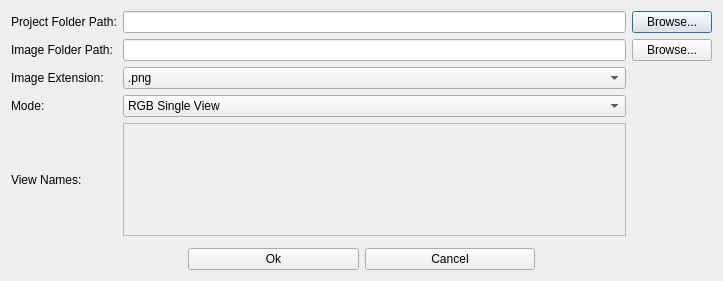
<?xml version="1.0" encoding="UTF-8"?>
<ui version="4.0">
 <class>Dialog</class>
 <widget class="QDialog" name="Dialog">
  <property name="geometry">
   <rect>
    <x>0</x>
    <y>0</y>
    <width>723</width>
    <height>281</height>
   </rect>
  </property>
  <property name="windowTitle">
   <string>Dialog</string>
  </property>
  <layout class="QVBoxLayout" name="verticalLayout" stretch="1,0,0">
   <item>
    <layout class="QGridLayout" name="gridLayout" columnminimumwidth="0,0,0,1">
     <item row="1" column="2">
      <widget class="QLineEdit" name="lineEdit_2"/>
     </item>
     <item row="2" column="0">
      <widget class="QLabel" name="label_3">
       <property name="text">
        <string>Image Extension:</string>
       </property>
      </widget>
     </item>
     <item row="0" column="2">
      <widget class="QLineEdit" name="lineEdit"/>
     </item>
     <item row="3" column="0">
      <widget class="QLabel" name="label_4">
       <property name="text">
        <string>Mode:</string>
       </property>
      </widget>
     </item>
     <item row="0" column="0">
      <widget class="QLabel" name="label">
       <property name="text">
        <string>Project Folder Path:</string>
       </property>
      </widget>
     </item>
     <item row="0" column="3">
      <widget class="QPushButton" name="pushButton">
       <property name="text">
        <string>Browse...</string>
       </property>
      </widget>
     </item>
     <item row="2" column="2">
      <widget class="QComboBox" name="comboBox">
       <item>
        <property name="text">
         <string>.png</string>
        </property>
       </item>
       <item>
        <property name="text">
         <string>.jpg</string>
        </property>
       </item>
      </widget>
     </item>
     <item row="1" column="3">
      <widget class="QPushButton" name="pushButton_2">
       <property name="text">
        <string>Browse...</string>
       </property>
      </widget>
     </item>
     <item row="4" column="0">
      <widget class="QLabel" name="label_5">
       <property name="text">
        <string>View Names:</string>
       </property>
      </widget>
     </item>
     <item row="3" column="2">
      <widget class="QComboBox" name="comboBox_2">
       <item>
        <property name="text">
         <string>RGB Single View</string>
        </property>
       </item>
       <item>
        <property name="text">
         <string>RGB Multi View</string>
        </property>
       </item>
       <item>
        <property name="text">
         <string>RGB Depth</string>
        </property>
       </item>
      </widget>
     </item>
     <item row="1" column="0">
      <widget class="QLabel" name="label_2">
       <property name="text">
        <string>Image Folder Path:</string>
       </property>
      </widget>
     </item>
     <item row="4" column="2">
      <widget class="QScrollArea" name="scrollArea">
       <property name="widgetResizable">
        <bool>true</bool>
       </property>
       <widget class="QWidget" name="scrollAreaWidgetContents">
        <property name="geometry">
         <rect>
          <x>0</x>
          <y>0</y>
          <width>513</width>
          <height>101</height>
         </rect>
        </property>
        <layout class="QVBoxLayout" name="verticalLayout_2">
         <item>
          <widget class="QLabel" name="label_6">
           <property name="text">
            <string/>
           </property>
          </widget>
         </item>
        </layout>
       </widget>
      </widget>
     </item>
    </layout>
   </item>
   <item>
    <widget class="QWidget" name="widget_4" native="true">
     <property name="minimumSize">
      <size>
       <width>0</width>
       <height>0</height>
      </size>
     </property>
    </widget>
   </item>
   <item>
    <layout class="QGridLayout" name="gridLayout_2">
     <item row="0" column="2">
      <widget class="QPushButton" name="pushButton_4">
       <property name="text">
        <string>Cancel</string>
       </property>
      </widget>
     </item>
     <item row="0" column="0">
      <widget class="QWidget" name="widget_2" native="true"/>
     </item>
     <item row="0" column="1">
      <widget class="QPushButton" name="pushButton_3">
       <property name="text">
        <string>Ok</string>
       </property>
      </widget>
     </item>
     <item row="0" column="3">
      <widget class="QWidget" name="widget_3" native="true"/>
     </item>
    </layout>
   </item>
  </layout>
 </widget>
 <tabstops>
  <tabstop>lineEdit</tabstop>
  <tabstop>pushButton</tabstop>
  <tabstop>lineEdit_2</tabstop>
  <tabstop>pushButton_2</tabstop>
  <tabstop>comboBox</tabstop>
  <tabstop>comboBox_2</tabstop>
  <tabstop>pushButton_3</tabstop>
  <tabstop>pushButton_4</tabstop>
 </tabstops>
 <resources/>
 <connections/>
</ui>
